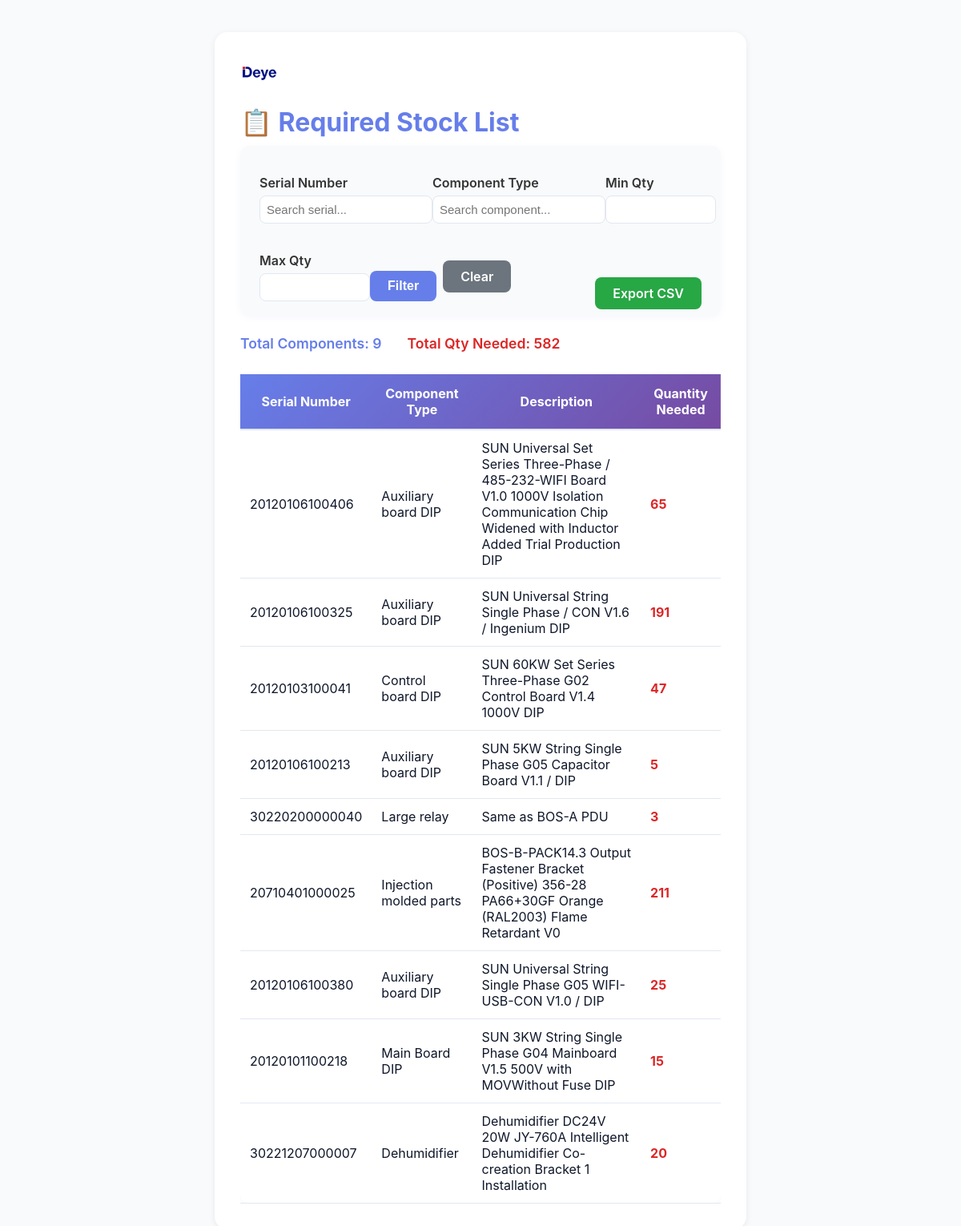
The page /stock/request-required/ (signed in) on the database its author committed.
### forms/models.py (models this page shows, shortened)
class StockRequisition(models.Model):
    user = models.ForeignKey('auth.User', on_delete=models.SET_NULL, null=True, blank=True, help_text="User who filled the form")
    STATUS_CHOICES = [
        ('pending', 'Pending'),
        ('approved', 'Approved'),
        ('rejected', 'Rejected'),
        ('dispatched', 'Dispatched'),
    ]
    serial_number = models.CharField(max_length=100, db_index=True)
    component_type = models.CharField(max_length=100)
    description = models.TextField()
    manager_name = models.CharField(max_length=200)
    quantity_required = models.IntegerField()
    approved_quantity = models.IntegerField(null=True, blank=True, help_text="Quantity approved to send by stock manager")
    required_to = models.CharField(max_length=100)  # Abbreviation like "DXYZ", "DKOL", etc.
    status = models.CharField(max_length=20, choices=STATUS_CHOICES, default='pending')
    created_at = models.DateTimeField(auto_now_add=True)
    updated_at = models.DateTimeField(auto_now=True)
    approved_by = models.CharField(max_length=100, blank=True, null=True)
    approval_date = models.DateTimeField(blank=True, null=True)
    class Meta:
        db_table = 'stock_requisitions'
        verbose_name = 'Stock Requisition'
        verbose_name_plural = 'Stock Requisitions'
        ordering = ['-created_at']

### forms/views_request_required_stock.py (the view, shortened to what this page needs)
# urls.py: path('stock/request-required/', request_required_stock, name='request_required_stock'),
@login_required
def request_required_stock(request):
    allowed_users = ['Nilesh', 'SnehalShinde']
    if not (request.user.is_superuser or request.user.username in allowed_users):
        from django.http import HttpResponseForbidden
        return HttpResponseForbidden("You do not have permission to view required stock.")
    serial_filter = request.GET.get('serial', '').strip()
    component_filter = request.GET.get('component', '').strip()
    min_qty = request.GET.get('min_qty', '').strip()
    max_qty = request.GET.get('max_qty', '').strip()
    export = request.GET.get('export', '')
    reqs = StockRequisition.objects.all()
    req_map = {}
    for req in reqs:
        key = (req.serial_number, req.component_type)
        if key not in req_map:
            req_map[key] = {'required': 0, 'approved': 0, 'dispatched': 0, 'description': req.description}
        req_map[key]['required'] += req.quantity_required
        req_map[key]['approved'] += req.approved_quantity or 0
    for disp in DispatchedStock.objects.all():
        key = (disp.serial_number, disp.component_type)
        if key in req_map:
            req_map[key]['dispatched'] += disp.quantity_dispatched
    required_stock = []
    for (serial, component), vals in req_map.items():
        already_sent = max(vals['approved'], vals['dispatched'])
        still_needed = vals['required'] - already_sent
        if still_needed > 0:
            required_stock.append({
                'serial_number': serial,
                'component_type': component,
                'description': vals['description'],
                'quantity_needed': still_needed
            })
    if serial_filter:
        required_stock = [row for row in required_stock if serial_filter.lower() in row['serial_number'].lower()]
    if component_filter:
        required_stock = [row for row in required_stock if component_filter.lower() in row['component_type'].lower()]
    if min_qty:
        try:
            min_qty_val = int(min_qty)
            required_stock = [row for row in required_stock if row['quantity_needed'] >= min_qty_val]
        except ValueError:
            pass
    if max_qty:
        try:
            max_qty_val = int(max_qty)
            required_stock = [row for row in required_stock if row['quantity_needed'] <= max_qty_val]
        except ValueError:
            pass
    total_qty = sum(row['quantity_needed'] for row in required_stock)
    total_components = len(required_stock)
    return render(request, 'forms/request_required_stock.html', {
        'required_stock': required_stock,
        'serial_filter': serial_filter,
        'component_filter': component_filter,
        'min_qty': min_qty,
        'max_qty': max_qty,
        'total_qty': total_qty,
        'total_components': total_components,
    })

### forms/templates/forms/request_required_stock.html (shortened to what this page needs)
<!DOCTYPE html>
{% load static %}
<html lang="en">
<head>
</head>
<body>
    <div class="container">
        <div class="logo-section" style="margin-bottom: 10px;">
            <a href="/" style="text-decoration: none;">
                <img src="{% static 'admin/Images/logo-deye-300x225.webp' %}" alt="DEYE" style="height:36px;">
            </a>
        </div>
        <h1 style="color:#667eea; font-size:2em; margin-bottom:10px;">📋 Required Stock List</h1>
        <div style="margin-bottom:24px; background:#f8fafc; padding:18px 24px; border-radius:12px; box-shadow:0 2px 8px rgba(102,126,234,0.06);">
            <form method="get" style="display:flex; gap:18px; flex-wrap:wrap; align-items:flex-end;">
                <div style="flex:1; min-width:180px;">
                    <label style="font-weight:600; color:#333;">Serial Number</label>
                    <input type="text" name="serial" value="{{ serial_filter }}" placeholder="Search serial..." style="width:100%; padding:8px; border-radius:8px; border:1.5px solid #e2e8f0;">
                </div>
                <div style="flex:1; min-width:180px;">
                    <label style="font-weight:600; color:#333;">Component Type</label>
                    <input type="text" name="component" value="{{ component_filter }}" placeholder="Search component..." style="width:100%; padding:8px; border-radius:8px; border:1.5px solid #e2e8f0;">
                </div>
                <div style="width:120px;">
                    <label style="font-weight:600; color:#333;">Min Qty</label>
                    <input type="number" name="min_qty" value="{{ min_qty }}" min="0" style="width:100%; padding:8px; border-radius:8px; border:1.5px solid #e2e8f0;">
                </div>
                <div style="width:120px;">
                    <label style="font-weight:600; color:#333;">Max Qty</label>
                    <input type="number" name="max_qty" value="{{ max_qty }}" min="0" style="width:100%; padding:8px; border-radius:8px; border:1.5px solid #e2e8f0;">
                </div>
                <div style="display:flex; gap:8px; align-items:center;">
                    <button type="submit" style="padding:10px 22px; background:#667eea; color:white; border:none; border-radius:8px; font-weight:600; cursor:pointer;">Filter</button>
                    <a href="?" style="padding:10px 22px; background:#6c757d; color:white; border:none; border-radius:8px; font-weight:600; text-decoration:none;">Clear</a>
                </div>
                <div style="margin-left:auto;">
                    <a href="?export=csv&serial={{ serial_filter }}&component={{ component_filter }}&min_qty={{ min_qty }}&max_qty={{ max_qty }}" style="padding:10px 22px; background:#28a745; color:white; border:none; border-radius:8px; font-weight:600; text-decoration:none;">Export CSV</a>
                </div>
            </form>
        </div>
        {% if required_stock and required_stock|length > 0 %}
        <div style="margin-bottom:18px; display:flex; gap:32px; align-items:center;">
            <span style="font-size:1.1em; color:#667eea; font-weight:600;">Total Components: {{ total_components }}</span>
            <span style="font-size:1.1em; color:#dc2626; font-weight:600;">Total Qty Needed: {{ total_qty }}</span>
        </div>
        <div style="overflow-x:auto;">
        <table style="width:100%; border-collapse:collapse; margin-top:10px; background:white; border-radius:12px; box-shadow:0 2px 8px rgba(102,126,234,0.06);">
            <thead style="background:linear-gradient(135deg,#667eea 0%,#764ba2 100%); color:white;">
                <tr>
                    <th style="padding:14px; border-bottom:2px solid #e2e8f0;">Serial Number</th>
                    <th style="padding:14px; border-bottom:2px solid #e2e8f0;">Component Type</th>
                    <th style="padding:14px; border-bottom:2px solid #e2e8f0;">Description</th>
                    <th style="padding:14px; border-bottom:2px solid #e2e8f0;">Quantity Needed</th>
                </tr>
            </thead>
            <tbody>
                {% for row in required_stock %}
                <tr>
                    <td style="padding:12px; border-bottom:1px solid #e2e8f0;">{{ row.serial_number }}</td>
                    <td style="padding:12px; border-bottom:1px solid #e2e8f0;">{{ row.component_type }}</td>
                    <td style="padding:12px; border-bottom:1px solid #e2e8f0;">{{ row.description }}</td>
                    <td style="padding:12px; border-bottom:1px solid #e2e8f0; font-weight:700; color:#dc2626;">{{ row.quantity_needed }}</td>
                </tr>
                {% endfor %}
            </tbody>
        </table>
        </div>
        {% else %}
        <p style="margin-top:32px; color:#64748b;">No required stock at the moment. All requisitions are fulfilled.</p>
        {% endif %}
    </div>
</body>
</html>

### forms/templates/forms/request_required_stock.html (style rules this page uses)
body { font-family: 'Inter', sans-serif; background: #f8fafc; color: #0f172a; }
.container { max-width: 600px; margin: 40px auto; background: #fff; border-radius: 16px; box-shadow: 0 2px 8px rgba(0,0,0,0.07); padding: 32px; }
h1 { color: #2563eb; font-size: 28px; margin-bottom: 18px; }
label { font-weight: 600; display: block; margin-top: 18px; }
input, textarea, select { width: 100%; padding: 10px; border: 1.5px solid #e2e8f0; border-radius: 8px; margin-top: 6px; font-size: 15px; }
button { margin-top: 24px; background: linear-gradient(135deg, #2563eb, #7c3aed); color: #fff; border: none; border-radius: 8px; padding: 12px 32px; font-weight: 700; font-size: 16px; cursor: pointer; transition: background 0.2s; }

### rows shown on the page
StockRequisition: serial_number "20120106100406", component_type "Auxiliary board DIP", description "SUN Universal Set Series Three-Phase / 485-232-WIFI Board V1.0 1000V Isolation Communication Chip Widened with Inductor Added Trial Production DIP"
StockRequisition: serial_number "20120106100325", component_type "Auxiliary board DIP", description "SUN Universal String Single Phase / CON V1.6 / Ingenium DIP"
StockRequisition: serial_number "20120103100041", component_type "Control board DIP", description "SUN 60KW Set Series Three-Phase G02 Control Board V1.4 1000V DIP"
StockRequisition: serial_number "20120106100213", component_type "Auxiliary board DIP", description "SUN 5KW String Single Phase G05 Capacitor Board V1.1 / DIP"
StockRequisition: serial_number "30220200000040", component_type "Large relay", description "Same as BOS-A PDU"
StockRequisition: serial_number "20710401000025", component_type "Injection molded parts", description "BOS-B-PACK14.3 Output Fastener Bracket (Positive) 356-28 PA66+30GF Orange (RAL2003) Flame Retardant V0"
StockRequisition: serial_number "20120106100380", component_type "Auxiliary board DIP", description "SUN Universal String Single Phase G05 WIFI-USB-CON V1.0 / DIP"
StockRequisition: serial_number "20120101100218", component_type "Main Board DIP", description "SUN 3KW String Single Phase G04 Mainboard V1.5 500V with MOVWithout Fuse DIP"
StockRequisition: serial_number "30221207000007", component_type "Dehumidifier", description "Dehumidifier DC24V 20W JY-760A Intelligent Dehumidifier Co-creation Bracket 1 Installation"

### other values the page prints
{{ total_components }} "9"
{{ total_qty }} "582"
{{ row.quantity_needed }} "65" "191" "47" "5" "3" "211" "25" "15" "20"
